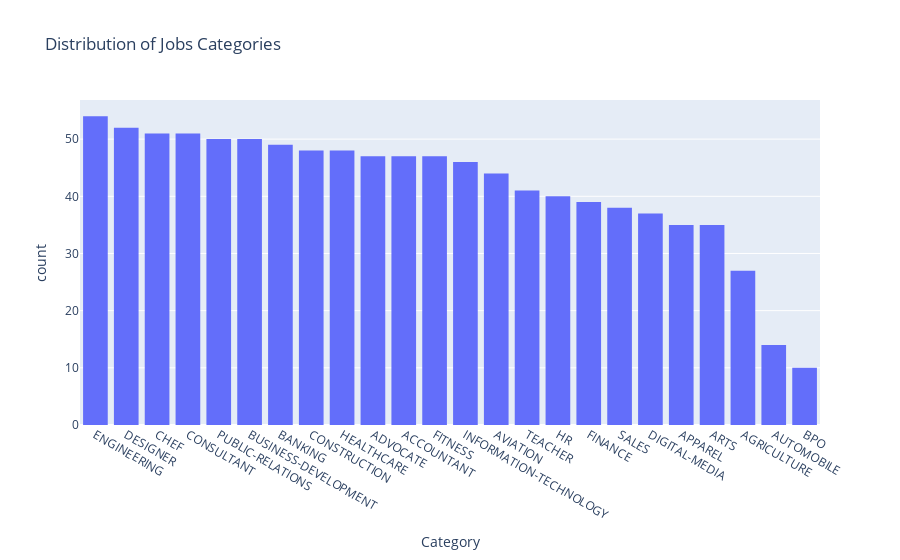

This figure's notebook cell:
### Markdown cell above
## **Data Analysis And Visualization**

### Code cell
fig = px.histogram(
    data, x="Category", title="Distribution of Jobs Categories"
).update_xaxes(categoryorder="total descending")
fig.show()

### Figure 1 — Plotly figure (JSON) as saved in the notebook; plotly's stock layout.template omitted (floating-point values rounded to 4 significant figures; data arrays with more than 128 entries replaced by an {"elided": "..."} marker saying what was removed)
{"data": [{"alignmentgroup": "True", "bingroup": "x", "hovertemplate": "Category=%{x}<br>count=%{y}<extra></extra>", "legendgroup": "", "marker": {"color": "#636efa", "pattern": {"shape": ""}}, "name": "", "offsetgroup": "", "orientation": "v", "showlegend": false, "type": "histogram", "x": {"elided": "1000 str values"}, "xaxis": "x", "yaxis": "y"}], "layout": {"barmode": "relative", "legend": {"tracegroupgap": 0}, "title": {"text": "Distribution of Jobs Categories"}, "xaxis": {"anchor": "y", "categoryorder": "total descending", "domain": [0, 1], "title": {"text": "Category"}}, "yaxis": {"anchor": "x", "domain": [0, 1], "title": {"text": "count"}}}}
